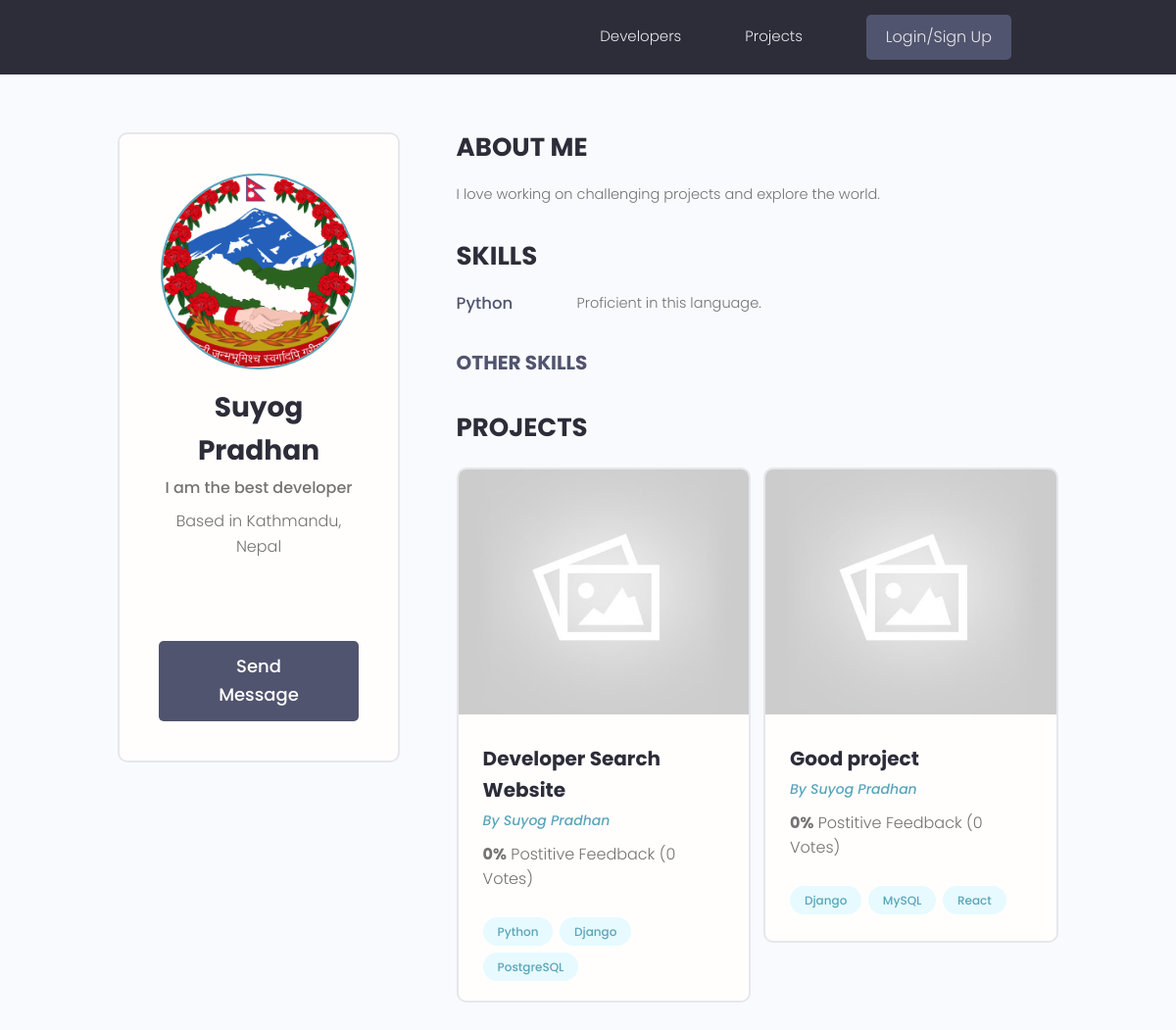
The app's page /profile/a4c387a2-b4e4-4b7d-af07-32d5b031972b/ with its own data.
### users/models.py (models this page shows, shortened)
class Profile(models.Model):
    user = models.OneToOneField(User, on_delete=models.CASCADE, null=True, blank=True)
    name = models.CharField(max_length=200, blank=True, null=True)
    email = models.EmailField(max_length=500, blank=True, null=True)
    username = models.CharField(max_length=200, null=True, blank=True)
    location = models.CharField(max_length=200, null=True, blank=True)
    short_intro = models.CharField(max_length=400, blank=True, null=True)
    bio = models.TextField(blank=True, null=True)
    profile_image = models.ImageField(null=True, blank=True, upload_to='profiles/', default='profiles/user-default.png')
    social_github = models.CharField(max_length=200, blank=True, null=True)
    social_twitter = models.CharField(max_length=200, blank=True, null=True)
    social_linkedin = models.CharField(max_length=200, blank=True, null=True)
    social_website = models.CharField(max_length=200, blank=True, null=True)
    social_youtube = models.CharField(max_length=200, blank=True, null=True)
    created = models.DateTimeField(auto_now_add=True)
    id = models.UUIDField(default=uuid.uuid4, unique=True, editable=False, primary_key=True)

class Skill(models.Model):
    owner = models.ForeignKey(Profile, on_delete=models.CASCADE, null=True, blank=True)
    name = models.CharField(max_length=200, blank=True, null=True)
    description = models.TextField(null=True, blank=True)
    created = models.DateTimeField(auto_now_add=True)
    id = models.UUIDField(default=uuid.uuid4, unique=True, primary_key=True, editable=False)

### projects/models.py (models this page shows, shortened)
class Project(models.Model):
    owner = models.ForeignKey(Profile, null=True, blank=True, on_delete=models.SET_NULL)
    title = models.CharField(max_length=200)
    description = models.TextField(null=True, blank=True)
    featured_image = models.ImageField(null=True, blank=True, default="default.jpg")
    demo_link = models.CharField(max_length=2000, null=True, blank=True)
    source_link = models.CharField(max_length=2000, null=True, blank=True)
    tags = models.ManyToManyField('Tag', blank=True)
    vote_total = models.IntegerField(default=0, null=True, blank=True)
    vote_ratio = models.IntegerField(default=0, null=True, blank=True)
    created = models.DateTimeField(auto_now_add=True)
    id = models.UUIDField(default=uuid.uuid4, unique=True, primary_key=True, editable=False)
    class Meta:
        ordering = ['-vote_ratio', '-vote_total']

class Tag(models.Model):
    name = models.CharField(max_length=200)
    created = models.DateTimeField(auto_now_add=True)
    id = models.UUIDField(default=uuid.uuid4, unique=True, editable=False, primary_key=True, )
    def __str__(self):
        return self.name

### users/views.py (the view)
# urls.py: path('profile/<str:pk>/', views.userProfile, name='user-profile'),
def userProfile(request, pk):
    profile = Profile.objects.get(id=pk)
    topSkills = profile.skill_set.exclude(description__exact="")
    otherSkills = profile.skill_set.filter(description="")
    context = {
        'profile' : profile,
        'topSkills' : topSkills,
        'otherSkills' : otherSkills,
    }
    return render(request, 'users/user_profile.html', context)

### users/templates/users/user_profile.html (shortened to what this page needs)
{% extends 'main.html' %}
{% block content %}
<main class="profile my-md">
    <div class="container">
      <div class="layout">
        <div class="column column--1of3">
          <div class="card text-center">
            <div class="card__body dev">
              <img class="avatar avatar--xl" src="{{ profile.profile_image.url }}" />
              <h2 class="dev__name">{{ profile.name }}</h2>
              <p class="dev__title">{{ profile.short_intro }}</p>
              <p class="dev__location">Based in {{ profile.location }}</p>
              <ul class="dev__social">
              </ul>
              {% if request.user.profile.id != profile.id %}
              <a href="{% url 'create-message' profile.id %}" class="btn btn--sub btn--lg">Send Message </a>
              {% endif %}
            </div>
          </div>
        </div>
        <div class="column column--2of3">
          <div class="devInfo">
            <h3 class="devInfo__title">About Me</h3>
            <p class="devInfo__about">{{ profile.bio }}</p>
          </div>
          <div class="devInfo">
            <h3 class="devInfo__title">Skills</h3>
            <div class="devInfo__skills">
              {% for skill in topSkills %}
              <div class="devSkill">
                <h4 class="devSkill__title">{{ skill.name }}</h4>
                <p class="devSkill__info">{{ skill.description }}</p>
              </div>
              {% endfor %}
              <h3 class="devInfo__subtitle">Other Skills</h3>
            </div>
          </div>
          <div class="devInfo">
            <h3 class="devInfo__title">Projects</h3>
            <div class="grid grid--two">
              {% for project in profile.project_set.all %}
              <div class="column">
                <div class="card project">
                  <a href="{% url 'project' project.id %}" class="project">
                    <img class="project__thumbnail" src="{{ project.featured_image.url }}" alt="project thumbnail" />
                    <div class="card__body">
                      <h3 class="project__title">{{ project.title }}</h3>
                      <p><a class="project__author" href="{% url 'user-profile' project.owner.id %}">By {{ project.owner.name }}</a></p>
                      <p class="project--rating">
                        <span style="font-weight: bold;">{{ project.vote_ratio }}%</span> Postitive
                        Feedback ({{ project.vote_total }} Vote{{ project.vote_total|pluralize:"s" }})
                      </p>
                      <div class="project__tags">
                        {% for tag in project.tags.all %}
                        <span class="tag tag--pill tag--main">
                          <small>{{ tag }}</small>
                        </span>
                        {% endfor %}
                      </div>
                    </div>
                  </a>
                </div>
              </div>
              {% endfor %}
            </div>
          </div>
        </div>
      </div>
    </div>
</main>
{% endblock content %}

### static/styles/app.css (style rules this page uses)
:root { --color-sub: #2d2d39; }
.btn--sub { background-color: var(--color-sub-light); }
.card { border: 2px solid var(--color-light); }
img { width: 100%; }
.profile .card > .dev { padding: 4rem; }
.dev__name { color: var(--color-sub); font-size: 2.8rem; font-weight: 700; margin-top: 1rem; margin-bottom: 0.5rem; }
.dev__title { font-size: 1.6rem; font-weight: 500; line-height: 1.3; }
.dev__location { margin-top: 1rem; }
.dev__social { margin: 3rem 0; list-style: none; display: flex; justify-content: center; gap: 1.5rem; }
.devInfo { margin-bottom: 3rem; }
.devInfo__title, .devInfo__subtitle { font-size: 2.6rem; color: var(--color-sub); text-transform: uppercase; font-weight: 700; margin-bottom: 1.5rem; }
.devInfo__subtitle { font-size: 2rem; color: var(--color-sub-light); }
.devInfo__about, .devSkill__info { font-size: 1.45rem; line-height: 1.7; text-align: justify; }
.devSkill { margin-bottom: 3rem; }
.devSkill__title { font-size: 1.65rem; font-weight: 500; color: var(--color-sub-light); }
@media screen and (min-width: 700px) { .devSkill { display: flex; justify-content: space-between; gap: 3rem; } }
@media screen and (min-width: 700px) { .devSkill__info { flex-basis: 80%; } }
.project__author { font-size: 1.4rem; font-style: italic; }
.project--rating { margin-bottom: 1.6em; margin-top: .5em; }
.project__thumbnail { height: 25rem; object-fit: cover; object-position: top center; }
.project__title { font-size: 2rem; font-weight: 700; color: var(--color-sub); }

### static/uikit/styles/modules/_variables.css (style rules this page uses)
:root { --color-main: #5aa5b9; --color-main-light: #e6faff; --color-sub: #3f4156; --color-sub-light: #51546e; --color-sub-lighter: #ededfd; --color-text: #737373; --color-gray: #8b8b8b; --color-light: #e5e7eb; --color-light-gray: #767676; --color-bg: #f8fafd; --color-white: #fffefd; --color-white-light: #f3f3f3; --color-success: #359e64; --color-success-bg: #def8e8; --color-error: #fc4b0b; --color-error-bg: #fff2ee; --font-base: 'Poppins', arial, helvetica, 'Segoe UI', roboto, ubuntu, sans-serif; --font-monospace: 'Fira Code', 'Courier New', courier, monospace; --font-regular: 300; --font-medium: 500; --font-bold: 700; --generic-shadow: 1px 1px 5px #00000010; --generic-transition: all 0.3s ease-in-out; }

### static/uikit/styles/modules/_base.css (style rules this page uses)
* { margin: 0; padding: 0; box-sizing: border-box; text-rendering: optimizeLegibility; color: inherit; font-size: inherit; }
html { font-size: 50%; }
@media only screen and (min-width: 480px) { html { font-size: 56.25%; } }
@media only screen and (min-width: 1200px) { html { font-size: 62.5%; } }
body { line-height: 1.6; font-weight: 400; font-size: 1.5rem; color: var(--color-text); background-color: var(--color-bg); min-height: 100vh; }

### static/uikit/styles/modules/_typography.css (style rules this page uses)
* { font-family: var(--font-base); }
h2 { font-size: 3.6rem; font-weight: var(--font-bold); }
h3 { font-size: 3.2rem; font-weight: var(--font-medium); }
h4 { font-size: 2.8rem; font-weight: var(--font-medium); }
p, span, strong { font-size: 1.6rem; color: var(--color-text); font-weight: var(--font-regular); }
a { padding-bottom: 2px; text-decoration: none; display: inline-block; color: var(--color-main); font-weight: var(--font-medium); }

### static/uikit/styles/modules/_utilities.css (style rules this page uses)
.container { width: 92%; max-width: 165rem; margin: 0 auto; box-sizing: border-box; }
@media screen and (min-width: 1000px) { .container { width: 90%; } }
@media screen and (min-width: 1200px) { .container { width: 80%; } }
.text-center { text-align: center; }
.my-md { margin: 3rem auto; }

### static/uikit/styles/modules/_avatar.css (style rules this page uses)
.avatar { border-radius: 50%; border: 2px solid var(--color-main); object-fit: cover; }
.avatar--xl { height: 20rem; width: 20rem; }

### static/uikit/styles/modules/_button.css (style rules this page uses)
.btn { display: inline-block; position: relative; cursor: pointer; background-color: var(--color-light); font-weight: var(--font-medium); color: var(--color-sub); text-decoration: none; padding: 1rem 2rem; border-radius: 0.5rem; border: none; width: -webkit-fit-content; width: -moz-fit-content; width: fit-content; height: -webkit-fit-content; height: -moz-fit-content; height: fit-content; font-size: 1.6rem; outline-width: 0; outline-color: transparent; -webkit-backface-visibility: hidden; backface-visibility: hidden; transition: all 0.3s ease-in-out; }
.btn--sub { background-color: var(--color-sub); color: var(--color-white); }
.btn--lg { font-size: 1.8rem; padding: 1.2rem 4.5rem; }

### static/uikit/styles/modules/_card.css (style rules this page uses)
.card { border-radius: 1rem; background-color: var(--color-white); border: 1.5px solid var(--color-light); width: auto; height: auto; margin-top: 0.5rem; margin-bottom: 0.5rem; overflow: hidden; }
.card__body, .card__header { padding: 2rem 2.5rem; }

### records on screen
Profile: profile_image (picture), name "Suyog Pradhan", short_intro "I am the best developer", location "Kathmandu, Nepal", bio "I love working on challenging projects and explore the world."
Skill: name "Python", description "Proficient in this language."
Project: featured_image (placeholder picture), title "Developer Search Website", owner.name "Suyog Pradhan", vote_ratio "0", vote_total "0"
Tag: name "Python"
Tag: name "Django"
Tag: name "PostgreSQL"
Project: featured_image (placeholder picture), title "Good project", owner.name "Suyog Pradhan", vote_ratio "0", vote_total "0"
Tag: name "MySQL"
Tag: name "React"
